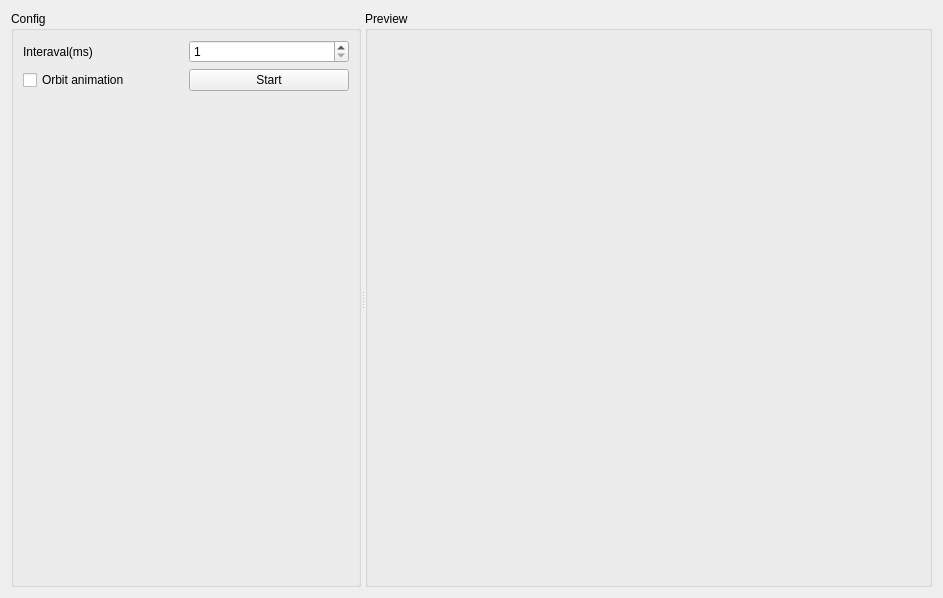
<?xml version="1.0" encoding="UTF-8"?>
<ui version="4.0">
 <class>BasicAnimationWindow</class>
 <widget class="QWidget" name="BasicAnimationWindow">
  <property name="geometry">
   <rect>
    <x>0</x>
    <y>0</y>
    <width>943</width>
    <height>598</height>
   </rect>
  </property>
  <property name="windowTitle">
   <string>Basic Animation Window</string>
  </property>
  <layout class="QGridLayout" name="gridLayout">
   <item row="0" column="0">
    <widget class="QSplitter" name="splitter">
     <property name="orientation">
      <enum>Qt::Horizontal</enum>
     </property>
     <widget class="QGroupBox" name="groupBox">
      <property name="maximumSize">
       <size>
        <width>350</width>
        <height>16777215</height>
       </size>
      </property>
      <property name="title">
       <string>Config</string>
      </property>
      <layout class="QGridLayout" name="gridLayout_4">
       <item row="0" column="0">
        <layout class="QGridLayout" name="gridLayout_3">
         <item row="0" column="0">
          <widget class="QLabel" name="label">
           <property name="text">
            <string>Interaval(ms)</string>
           </property>
          </widget>
         </item>
         <item row="2" column="1">
          <spacer name="verticalSpacer">
           <property name="orientation">
            <enum>Qt::Vertical</enum>
           </property>
           <property name="sizeHint" stdset="0">
            <size>
             <width>20</width>
             <height>40</height>
            </size>
           </property>
          </spacer>
         </item>
         <item row="0" column="1">
          <widget class="QSpinBox" name="intervalSpinBox">
           <property name="minimum">
            <number>1</number>
           </property>
           <property name="maximum">
            <number>10000</number>
           </property>
          </widget>
         </item>
         <item row="1" column="1">
          <widget class="QPushButton" name="startAnimationButton">
           <property name="text">
            <string>Start</string>
           </property>
           <property name="checkable">
            <bool>true</bool>
           </property>
          </widget>
         </item>
         <item row="1" column="0">
          <widget class="QCheckBox" name="orbitAnimCheckBox">
           <property name="text">
            <string>Orbit animation</string>
           </property>
          </widget>
         </item>
        </layout>
       </item>
      </layout>
     </widget>
     <widget class="QGroupBox" name="groupBox_2">
      <property name="title">
       <string>Preview</string>
      </property>
      <layout class="QGridLayout" name="gridLayout_2">
       <item row="0" column="0">
        <layout class="QVBoxLayout" name="previewLayout"/>
       </item>
      </layout>
     </widget>
    </widget>
   </item>
  </layout>
 </widget>
 <resources/>
 <connections/>
</ui>
